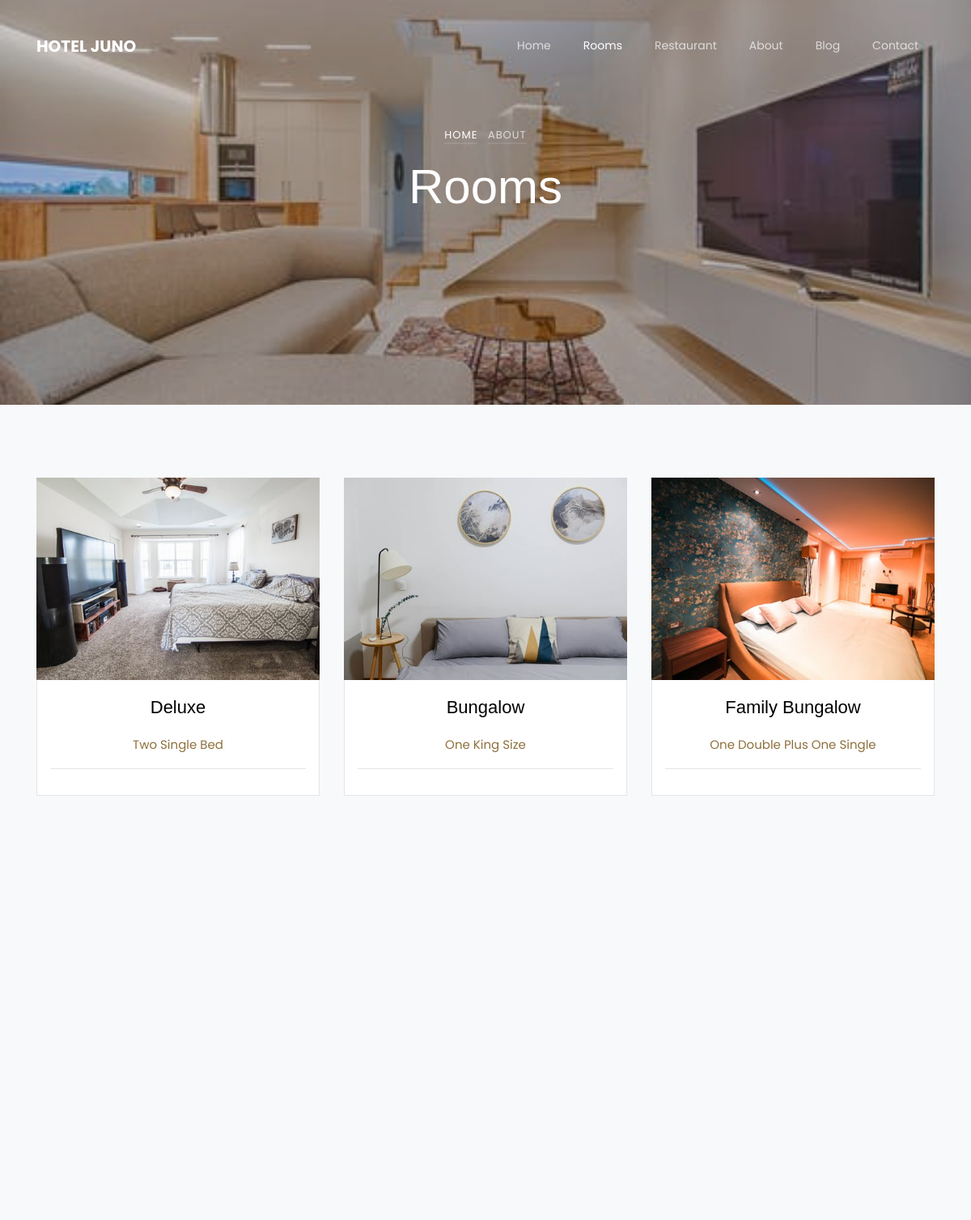
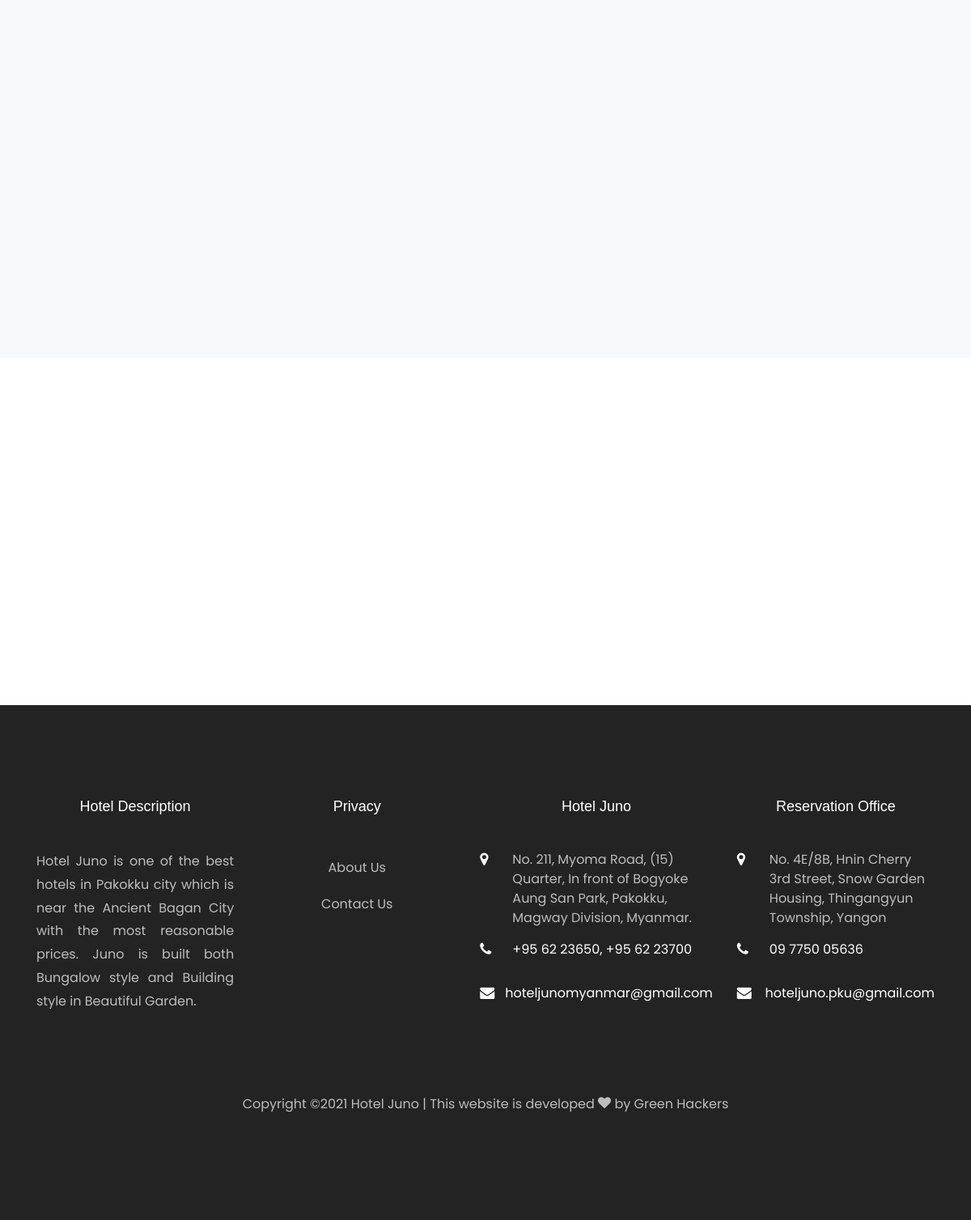
The page /rooms.php on the database its author committed (2 pictures, top to bottom).
### tables this page shows
CREATE TABLE `header` (
  `header_id` int(11) NOT NULL,
  `header_image` varchar(255) NOT NULL,
  `header_menu` varchar(255) NOT NULL
);

CREATE TABLE `rooms` (
  `room_id` int(11) NOT NULL,
  `room_type` varchar(255) NOT NULL,
  `room_image` varchar(255) NOT NULL,
  `room_price` varchar(255) NOT NULL,
  `bedding_type` varchar(255) NOT NULL,
  `room_status` varchar(255) NOT NULL,
  `fir_detail_image` varchar(255) NOT NULL,
  `sec_detail_image` varchar(255) NOT NULL,
  `thir_detail_image` varchar(255) NOT NULL,
  `description` text NOT NULL,
  `facility` varchar(255) NOT NULL
);

### rooms.php (the view, shortened to what this page needs)
<?php require_once "db.php"; ?>
<!DOCTYPE html>
<html lang="en">
  <head>
    <link rel="stylesheet" href="css/open-iconic-bootstrap.min.css">
    <link rel="stylesheet" href="css/animate.css">
    <link rel="stylesheet" href="css/owl.carousel.min.css">
    <link rel="stylesheet" href="css/owl.theme.default.min.css">
    <link rel="stylesheet" href="css/magnific-popup.css">
    <link rel="stylesheet" href="css/aos.css">
    <link rel="stylesheet" href="css/ionicons.min.css">
    <link rel="stylesheet" href="css/bootstrap-datepicker.css">
    <link rel="stylesheet" href="css/jquery.timepicker.css">
    <link rel="stylesheet" href="css/flaticon.css">
    <link rel="stylesheet" href="css/icomoon.css">
    <link rel="stylesheet" href="css/style.css">
  </head>
  <body>
    <nav class="navbar navbar-expand-lg navbar-dark ftco_navbar bg-dark ftco-navbar-light" id="ftco-navbar">
	    <div class="container">
	      <a class="navbar-brand" href="index.php">HOTEL JUNO</a>
	      <div class="collapse navbar-collapse" id="ftco-nav">
	        <ul class="navbar-nav ml-auto">
	          <li class="nav-item"><a href="index.php" class="nav-link">Home</a></li>
	          <li class="nav-item active"><a href="rooms.php" class="nav-link">Rooms</a></li>
	          <li class="nav-item"><a href="restaurant.php" class="nav-link">Restaurant</a></li>
	          <li class="nav-item"><a href="about.php" class="nav-link">About</a></li>
	          <li class="nav-item"><a href="blog.php" class="nav-link">Blog</a></li>
	          <li class="nav-item"><a href="contact.php" class="nav-link">Contact</a></li>
	        </ul>
	      </div>
	    </div>
	  </nav>
	<?php
      $query = "SELECT * FROM header WHERE header_menu = 'room'";
      $result = mysqli_query($connect,$query);
      $row = mysqli_fetch_assoc($result);
      $header_image = $row['header_image'];
    ?>
    <div class="hero-wrap" style="background-image: url('images/<?php echo $header_image; ?>'); height: 500px;">
      <div class="overlay"></div>
      <div class="container">
        <div class="row no-gutters slider-text d-flex align-itemd-end justify-content-center">
          <div class="col-md-9 ftco-animate text-center d-flex align-items-end justify-content-center">
          	<div class="text">
	            <p class="breadcrumbs mb-2"><span class="mr-2"><a href="index.php">Home</a></span> <span>About</span></p>
	            <h1 class="mb-4 bread">Rooms</h1>
            </div>
          </div>
        </div>
      </div>
    </div>
    <section class="ftco-section bg-light">
    	<div class="container">
    		<div class="row">
	        <div class="col-lg-12">
		    		<div class="row">
		    			 <?php
				$sql="SELECT * FROM rooms";
				$result=mysqli_query($connect,$sql);
				while($row=mysqli_fetch_assoc($result)){
					$room_id=$row['room_id'];
					$room_image=$row['room_image'];
					$room_type=$row['room_type'];
          $bedding_type = $row['bedding_type'];
			?>
		    			<div class="col-lg-4 ftco-animate" style="display: inline-block;" >
		    				<div class="room">
		    					<a href="room-detail.php?r_id=<?php echo $room_id ?>" class="img d-flex justify-content-center align-items-center" style="background-image: url(images/<?php echo $room_image; ?>); background-position: center; background-size: cover; ">
		    					</a>
		    					<div class="text p-3 text-center">
		    						<h3 class="mb-3"><a href="room-detail.php?r_id=<?php echo $room_id ?>"><?php echo $room_type ?></a></h3>
                    <p class="mb-3" style="font-size: 15px;"><a href="room-detail.php?r_id=<?php echo $room_id ?>"><?php echo $bedding_type; ?></a></p>
		    						<hr>
		    					</div>
		    				</div>
		    			</div>
		     <?php } ?>
		    		</div>
		     </div>
		   </div>
    	</div>
    </section>
    <section class="instagram pt-5">
      <div class="container-fluid">
        <div class="row no-gutters justify-content-center pb-5">
        </div>
        <div class="row no-gutters">
      </div>
    </section>
<?php include_once "footer.php"; ?>

### rows shown on the page
header: header_image (picture)
rooms: room_image (picture), room_type "Deluxe", bedding_type "Two Single Bed"
rooms: room_image (picture), room_type "Bungalow", bedding_type "One King Size"
rooms: room_image (picture), room_type "Family Bungalow", bedding_type "One Double Plus One Single"
